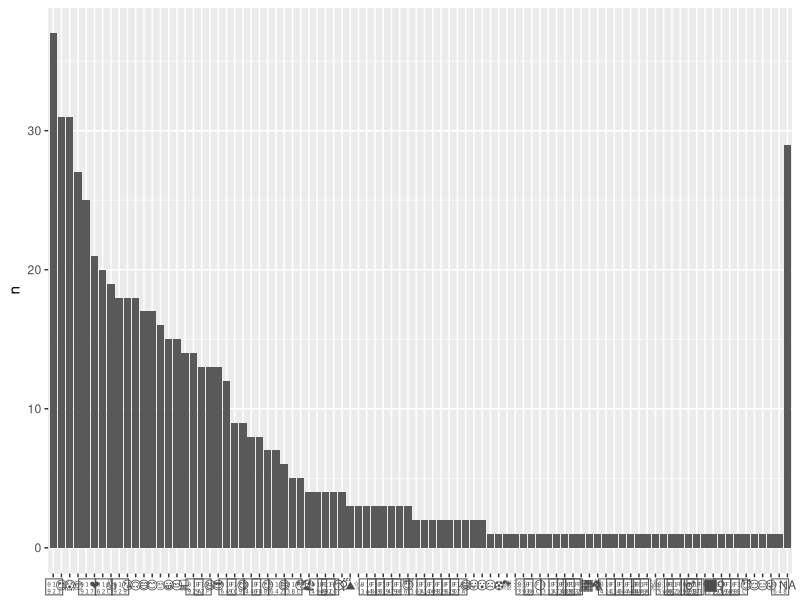
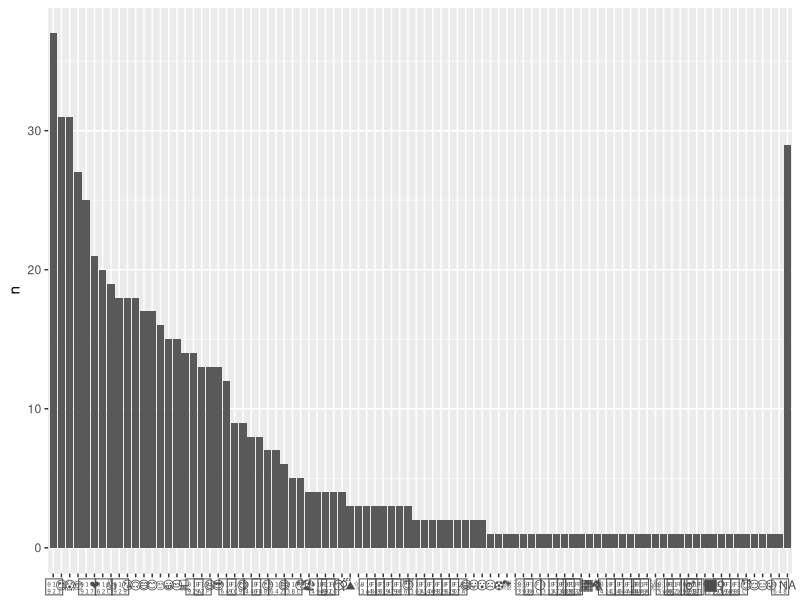

These charts were generated, in order, by the following R code: (Note: this script raises an error after producing the figures.)
library("dplyr")   # Para transformar la data, y piping `%>%`
library("forcats") # Para reordenar las barras del plot.
library("ggplot2") # Para generar los plots.
library("readr")   # Para cargar el dataset.
library("tidyr")   # Para pivotear la tabla.

# Cargo el dataset.
emo_datos <- read_csv("Datos/emo_datos.csv")

## Veamos un grafico de baras con la cantidad de veces que se eligio cada emoji.
# Transformamos los datos para el plot.
datos_plot <- emo_datos %>%
  select(-pais) %>% # Seleccionamos todo menos la columna de pais (vamos a ver solo los emoji).
  pivot_longer(cols = starts_with("top_")) %>% # No tenemos en cuenta el orden de eleccion.
  count(value, sort = TRUE) %>% # Contamos cuantas veces se repite cada emoji.
  mutate(x = value) # Renombramos la variable `value` como `x` (va a ser nuestro eje x del plot).

# Generamos el grafico de barras.
ggplot(
  datos_plot,
  aes(
    x = fct_reorder(x, n, .desc = TRUE), # Reordenamos las barras de mayor a menor (repeticiones).
    y = n
  )
) +
  geom_col() + # Grafico de barras.
  labs(x = NULL) # Borramos el label del eje x.

# Funcion para generar el plot.
# `data_conteos` debe ser un data.frame con columnas `x` y `n`.
plot_barras <- function(data_conteos) {
  # Reordenamos de mayor a menor los datos del eje x.
  ggplot(data_conteos, aes(x = fct_reorder(x, n, .desc = TRUE), y = n)) +
    geom_col() +                       # Grafico de barras.
    labs(x = NULL)                     # Borramos el label del eje x.
}

plot_barras(datos_plot)


# Funcion para generar el plot con imagenes.
# `data_conteos` debe ser un data.frame con columnas `x` y `n`.
# `emoji_img_map` debe ser un data.frame con columnas `emoji` y `label`.
emoji_img_map <- read_csv("Datos/emoji_img_map.csv")
plot_barras <- function(data_conteos) {
  library("ggtext")
  # Reordenamos de mayor a menor los datos del eje x.
  merge(data_conteos, emoji_img_map, by.x = "x", by.y = "emoji") %>%
    ggplot(aes(x = fct_reorder(label, n, .desc = TRUE), y = n)) +
    geom_col() +                              # Grafico de barras.
    theme(axis.text.x = element_markdown()) + # Para poner la imagen del emoji en vez del emoji.
    labs(x = NULL)                            # Borramos el label del eje x.
}

plot_barras(datos_plot)
